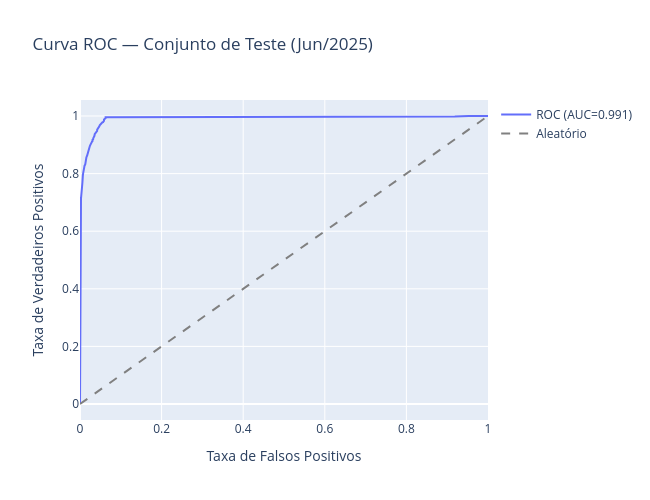

Notebook code for this chart:
### Code cell
fig = go.Figure()
fig.add_trace(go.Scatter(x=fpr, y=tpr, mode='lines', name=f'ROC (AUC={metrics["roc_auc"]:.3f})'))
fig.add_trace(go.Scatter(x=[0,1], y=[0,1], mode='lines', line=dict(dash='dash', color='gray'), name='Aleatório'))
fig.update_layout(
    title='Curva ROC — Conjunto de Teste (Jun/2025)',
    xaxis_title='Taxa de Falsos Positivos',
    yaxis_title='Taxa de Verdadeiros Positivos',
    width=650, height=500,
)
fig.show()
fig.write_image(str(FIGURES_DIR / 'roc_curve.png'))

### Figure 1 — Plotly figure (JSON) as saved in the notebook; plotly's stock layout.template omitted (floating-point values rounded to 4 significant figures; data arrays with more than 128 entries replaced by an {"elided": "..."} marker saying what was removed)
{"data": [{"mode": "lines", "name": "ROC (AUC=0.991)", "type": "scatter", "x": {"elided": "1272 float values"}, "y": {"elided": "1272 float values"}}, {"line": {"color": "gray", "dash": "dash"}, "mode": "lines", "name": "Aleatório", "type": "scatter", "x": [0, 1], "y": [0, 1]}], "layout": {"height": 500, "title": {"text": "Curva ROC — Conjunto de Teste (Jun/2025)"}, "width": 650, "xaxis": {"title": {"text": "Taxa de Falsos Positivos"}}, "yaxis": {"title": {"text": "Taxa de Verdadeiros Positivos"}}}}
